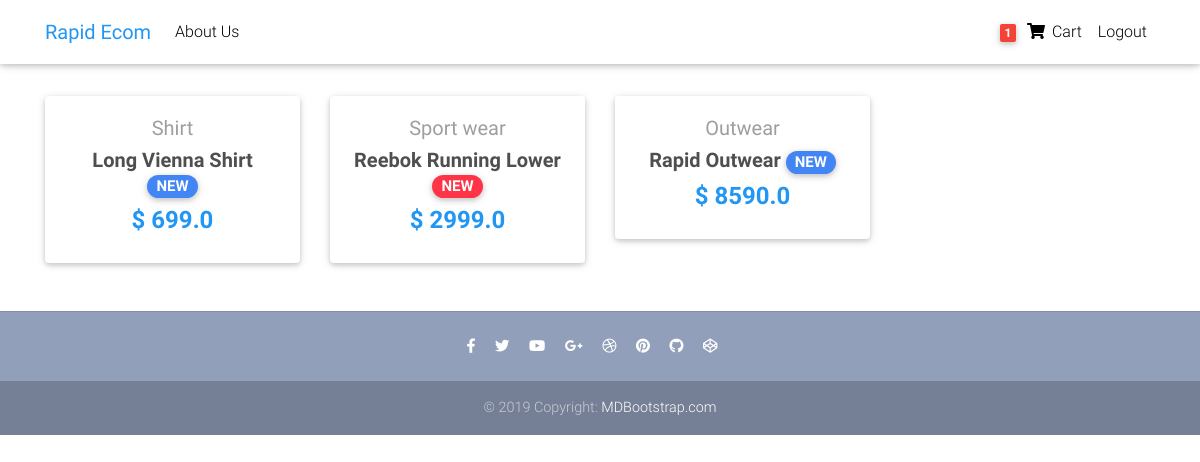
The app's page /ecom/ (signed in) with its own data.
### Ecommerce/models.py (models this page shows, shortened)
class Order(models.Model):
    user = models.ForeignKey(User, on_delete=models.CASCADE)
    items = models.ManyToManyField(OrderItem)
    start_date = models.DateTimeField(auto_now_add=True)
    ordered_date = models.DateTimeField()
    ordered = models.BooleanField(default=False)

class Item(models.Model):
    title = models.CharField(max_length=100)
    price = models.FloatField()
    discount_price = models.FloatField(blank=True, null=True)
    category = models.CharField(choices=CATEGORY_CHOICES, max_length=2)
    label = models.CharField(choices=LABEL_CHOICES, max_length=1)
    slug = models.SlugField()
    description = models.TextField()
    def get_absolute_url(self):
        return reverse("product-page", kwargs={"slug": self.slug})

### Ecommerce/views.py (the view)
# urls.py: path("", HomeView.as_view(), name="ecom-home"),
class HomeView(ListView):
    model = Item
    paginate_by = 6
    template_name = "home-page.html"

### Ecommerce/templatetags/cart_template_tags.py (called while the page is built)
@register.filter
def cart_item_count(user):
    if user.is_authenticated:
        qs = Order.objects.filter(user=user, ordered=False)
        if qs.exists():
            return qs[0].items.count()
    return 0

### Ecommerce/templates/home-page.html (shortened to what this page needs)
{% extends 'base.html' %}
{% block content %}
<section class="text-center mb-4">
  <div class="row wow fadeIn">
    {% for item in object_list %}
    <div class="col-lg-3 col-md-6 mb-4">
      <div class="card">
        <div class="card-body text-center">
          <a href="#" class="grey-text">
            <h5>{{ item.get_category_display }}</h5>
          </a>
          <h5>
            <strong>
              <a href="{{ item.get_absolute_url }}" class="dark-grey-text">{{ item.title }}
                <span class="badge badge-pill {{ item.get_label_display }}-color">NEW</span>
              </a>
            </strong>
          </h5>
          <h4 class="font-weight-bold blue-text">
            <strong>$
              {% if item.discount_price %}
              {{ item.discount_price }}
              {% else %}
              {{ item.price }}
              {% endif %}
            </strong>
          </h4>
        </div>
      </div>
    </div>
    {% endfor %}
  </div>
</section>
</div>
{% endblock content %}

### Ecommerce/templates/base.html (shortened to what this page needs)
{% load static %}
{% load cart_template_tags %}
<!DOCTYPE html>
<html lang="en">
<head>
   <link rel="stylesheet" href="https://use.fontawesome.com/releases/v5.11.2/css/all.css">
   <link href="{% static 'css/bootstrap.min.css' %}" rel="stylesheet">
   <link href="{% static 'css/mdb.min.css' %}" rel="stylesheet">
   <link href="{% static 'css/style.min.css' %}" rel="stylesheet">
   <link rel="stylesheet" href="{% static 'css/main.css' %}">
</head>
<body>
   <header>
      <nav class="navbar fixed-top navbar-expand-lg navbar-light white scrolling-navbar">
         <div class="container">
            <a class="navbar-brand waves-effect" href="{% url 'ecom-home' %}">
               <strong class="blue-text">Rapid Ecom</strong>
            </a>
            <div class="collapse navbar-collapse" id="navbarSupportedContent">
               <ul class="navbar-nav mr-auto">
                  <li class="nav-item">
                     <a class="nav-link waves-effect" href="{% url 'ecom-about' %}">About Us</a>
                  </li>
               </ul>
               <ul class="navbar-nav nav-flex-icons">
                  {% if request.user.is_authenticated %}
                  <li class="nav-item">
                     <a href="{% url 'order_summary' %}" class="nav-link waves-effect">
                        <span class="badge red z-depth-1 mr-1"> {{ request.user|cart_item_count }} </span>
                        <i class="fas fa-shopping-cart"></i>
                        <span class="clearfix d-none d-sm-inline-block"> Cart </span>
                     </a>
                  </li>
                  <li class="nav-item">
                     <a class="nav-link waves-effect" href="{% url 'logout' %}">
                        <span class="clearfix d-none d-sm-inline-block"> Logout </span>
                     </a>
                  </li>
                  {% endif %}
               </ul>
            </div>
         </div>
      </nav>
   </header>
   <div class="container">
      {% block content %}
      {% endblock content %}
   <footer class="page-footer text-center font-small mt-4 wow fadeIn">
      <hr class="my-4">
      <div class="pb-4">
         <a href="https://www.facebook.com/mdbootstrap" target="_blank">
            <i class="fab fa-facebook-f mr-3"></i>
         </a>
         <a href="https://twitter.com/MDBootstrap" target="_blank">
            <i class="fab fa-twitter mr-3"></i>
         </a>
         <a href="https://www.youtube.com/watch?v=7MUISDJ5ZZ4" target="_blank">
            <i class="fab fa-youtube mr-3"></i>
         </a>
         <a href="https://plus.google.com/u/0/b/107863090883699620484" target="_blank">
            <i class="fab fa-google-plus-g mr-3"></i>
         </a>
         <a href="https://dribbble.com/mdbootstrap" target="_blank">
            <i class="fab fa-dribbble mr-3"></i>
         </a>
         <a href="https://pinterest.com/mdbootstrap" target="_blank">
            <i class="fab fa-pinterest mr-3"></i>
         </a>
         <a href="https://github.com/mdbootstrap/bootstrap-material-design" target="_blank">
            <i class="fab fa-github mr-3"></i>
         </a>
         <a href="http://codepen.io/mdbootstrap/" target="_blank">
            <i class="fab fa-codepen mr-3"></i>
         </a>
      </div>
      <div class="footer-copyright py-3">
         © 2019 Copyright:
         <a href="https://mdbootstrap.com/education/bootstrap/" target="_blank"> MDBootstrap.com </a>
      </div>
   </footer>
</body>
</html>

### Ecommerce/templates/base.html (style rules this page uses)
html, body, header, .carousel { height: 12vh; }

### records on screen
Item: category "Shirt", title "Long Vienna Shirt", discount_price "699.0"
Item: category "Sport wear", title "Reebok Running Lower", discount_price "2999.0"
Item: category "Outwear", title "Rapid Outwear", price "8590.0"

### other values on screen
{{ request.user|cart_item_count }} "1"
